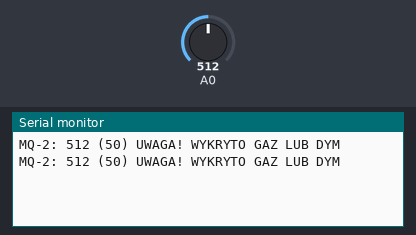
A sketch run on a simulated Arduino Uno, built with avr-gcc and run on an emulated ATmega328P. On the bench: the last lines printed to the serial monitor. Inputs (shaded band) come from the test bench; at power-on: A0 = 512.

Above: at 1.8 s.
1.9 s: A0 set to 233
At 2.8 s:
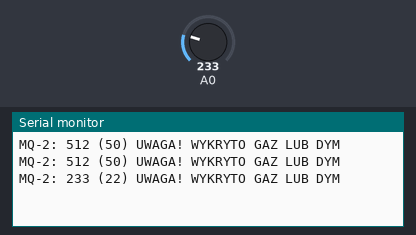
3.4 s: A0 set to 201
At 4.6 s:
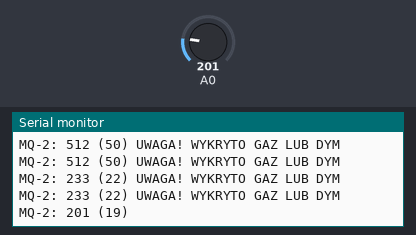

Measured:
- the behaviour switches between 215 and 214 on A0 (found by bisection; images 1 and 2)
- after the input at 1.9 s, the serial monitor: prints a new line after 0.10 s (image 1)
- after the input at 3.4 s, the serial monitor: prints a new line after 0.60 s (image 2)

The sketch:

MQ-2.ino
```cpp
int wartoscAnalog = 0;
byte wartoscZmapowana = 0;
char info[96];
void setup()
{
    Serial.begin(9600);
}
void loop()
{
    wartoscAnalog = analogRead(A0);
    wartoscZmapowana = map(wartoscAnalog, 0, 1023, 0, 100);
    sprintf(info, "MQ-2: %d (%d)", wartoscAnalog, wartoscZmapowana);
    if (wartoscZmapowana > 20)
    {
        Serial.print(info);
        Serial.println(F(" UWAGA! WYKRYTO GAZ LUB DYM "));
    }
    else
    {
        Serial.println(info);
    }
    delay(1000);
}
```
